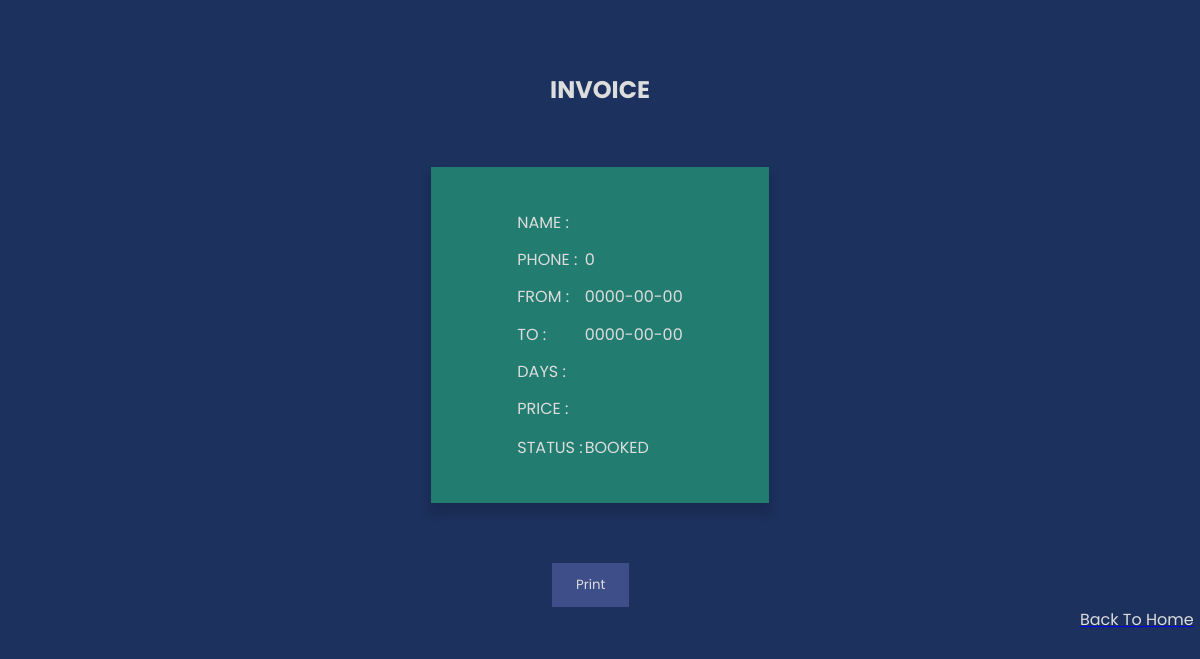
/bill.php, run on the app's committed database.
### tables this page shows
CREATE TABLE `rooms` (
  `room_id` int(200) NOT NULL,
  `room_cat` text NOT NULL,
  `checkin` date NOT NULL,
  `checkout` date NOT NULL,
  `name` text NOT NULL,
  `phone` int(100) NOT NULL,
  `book` text NOT NULL
);

### bill.php (the view, shortened to what this page needs)
<?php
    include('admin/include/db_config2.php');
   $sql = "SELECT * FROM rooms ORDER BY room_id DESC";
   $res = mysqli_query($conn,$sql);
   if($res){
        $row = mysqli_fetch_assoc($res);
        $phone = $row['phone'];
        $book = $row['book'];
        $checkin = $row['checkin'];
        $checkout = $row['checkout'];
   }
?>
<head>
    <link rel="stylesheet" href="text/css" href="print.css" media="print">
</head>
<section>
    <div class="invoice-container">
        <h1 class="invoice-title">INVOICE</h1>
        <div class="invoice-data">
            <table class="table-invoice">
                <tr>
                    <td>NAME :</td>
                    <td class="label-left">
                    </td>
                </tr>
                <tr>
                    <td>PHONE :</td>
                    <td class="label-left">
                        <?php echo $phone ; ?>
                    </td>
                </tr>
                <tr>
                    <td>FROM :</td>
                    <td class="label-left">
                        <?php echo $checkin ; ?>
                    </td>
                </tr>
                <tr>
                    <td>TO :</td>
                    <td class="label-left">
                        <?php echo $checkout ; ?>
                    </td>
                </tr>
                <tr>
                    <td>DAYS :</td>
                    <td class="label-left">
                    </td>
                </tr>
                <tr>
                    <td>PRICE :</td>
                    <td class="label-left">
                    </td>
                </tr>
                <tr>
                <tr>
                    <td>STATUS :</td>
                    <td class="label-left">
                        <?php
                            if($book){
                                echo "BOOKED";
                            }
                        ?>
                    </td>
                </tr>
            </table>
        </div>
        <button onclick="window.print();" class="btn btn-primary" id="print-btn">Print</button>
        <a href="<?php echo SITEURL ;?>"><p class="back">Back To Home</p></a>
    </div>
</section>

### bill.php (style rules this page uses)
* { margin: 0; padding: 0; font-family: 'Poppins', sans-serif; }
.invoice-container { background-color: #1C315E; height: 100vh; }
.invoice-data { max-width: max-content; margin: 5% auto; padding: 3% 7%; background-color: #227C70; box-shadow: 0px 9px 9px 2px rgba(17, 17, 26, 0.18); }
.table-invoice { width: max-content; }
td { color: #DDDDDD ; padding: 3% 0; }
.invoice-title { color: #DDDDDD; text-align: center; padding-top: 6%; }
.btn-primary { background-color: #3E4E88; color: #DDDDDD; padding: 1% 2%; margin: 0 46%; border: none; }
.back { color: #DDDDDD; margin-left: 90%; }

### data on the page
rooms: phone "0", checkin "0000-00-00", checkout "0000-00-00"
